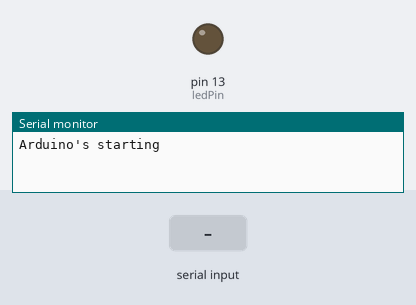
A sketch run on a simulated Arduino Uno, built with avr-gcc and run on an emulated ATmega328P. Shown: output pins drawn as LEDs (lit = HIGH), the last lines printed to the serial monitor. Inputs (shaded band) come from the test bench.

Above: at 1.2 s.
1.3 s: "1" received over Serial
At 3.8 s:
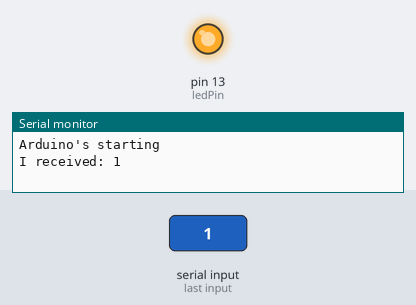
4.3 s: "0" received over Serial
At 7.3 s:
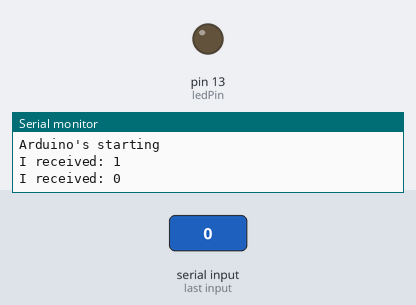
Timing chart, 0 to 8.8 s (numbered marks = the images above; inputs shaded):
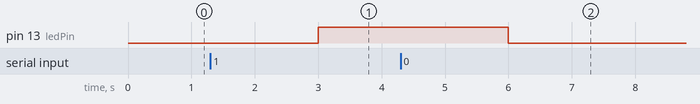

The sketch:

main.ino
```cpp
#include <ArduinoJson.h>

const int delay_loop = 60000; //60000

int ledPin = 13;
String dataReceived = "";
int temperaturePin = 0;
int photosensorPin = 1;

int counter = 0;

float voltage, degreesC, degreesF; // Variables for temperature sensor
int luminosity; // Variable for luminosity sensor

StaticJsonBuffer<200> jsonBuffer;

void setup() {
  pinMode(ledPin, OUTPUT);
  //pinMode(photosensorPin, INPUT);
  Serial.begin(9600);
  Serial.println("Arduino's starting");

  // Get configuration from R-Pi

}

void loop()
{
  receiveAndReadData();
  readAndSendSensors();
  delay(1000);
}


void receiveAndReadData()
{
  if (Serial.available() > 0) {
    // say what you got:
    dataReceived = Serial.readString();
    Serial.print("I received: ");
    //Serial.println(Serial.parseInt());
    Serial.println(dataReceived);

    if(dataReceived == "1")
      digitalWrite(ledPin, HIGH);
    else
      digitalWrite(ledPin, LOW);

  }
}

void readAndSendSensors()
{
  counter++;
  if(counter == 60)
  {
    Serial.println(counter);

    // Get data from all sensors

    JsonObject& root = jsonBuffer.createObject();
    root["unit__"] = "xxx";

    /**********************
     *
     *  Temperature sensor
     *
     *********************/
    getTemperature(); //

    JsonArray& temperatureJSON = root.createNestedArray("temperature");
    temperatureJSON.add(degreesC);
    temperatureJSON.add(degreesF);


    /**********************
     *
     *  Luminosity sensor
     *
     *********************/
    getLuminosity(); //

    JsonArray& luminosityJSON = root.createNestedArray("luminosity");
    luminosityJSON.add(luminosity);

    // Print final JSON
    root.printTo(Serial);
    Serial.println();

    // Clear JSON buffer
    StaticJsonBuffer<200> jsonBuffer;

    // Reset counter
    counter = 0;
  }
}

void getTemperature()
{
  voltage = analogRead(temperaturePin) * 0.004882814;
  degreesC = (voltage - 0.5) * 100.0;
  degreesF = degreesC * (9.0/5.0) + 32.0;
}

void getLuminosity()
{
  luminosity = analogRead(photosensorPin);
}
```

Measured:
- after the input at 1.3 s, pin 13 (ledPin): LOW → HIGH after 1.7 s
- after the input at 4.3 s, pin 13 (ledPin): HIGH → LOW after 1.7 s
